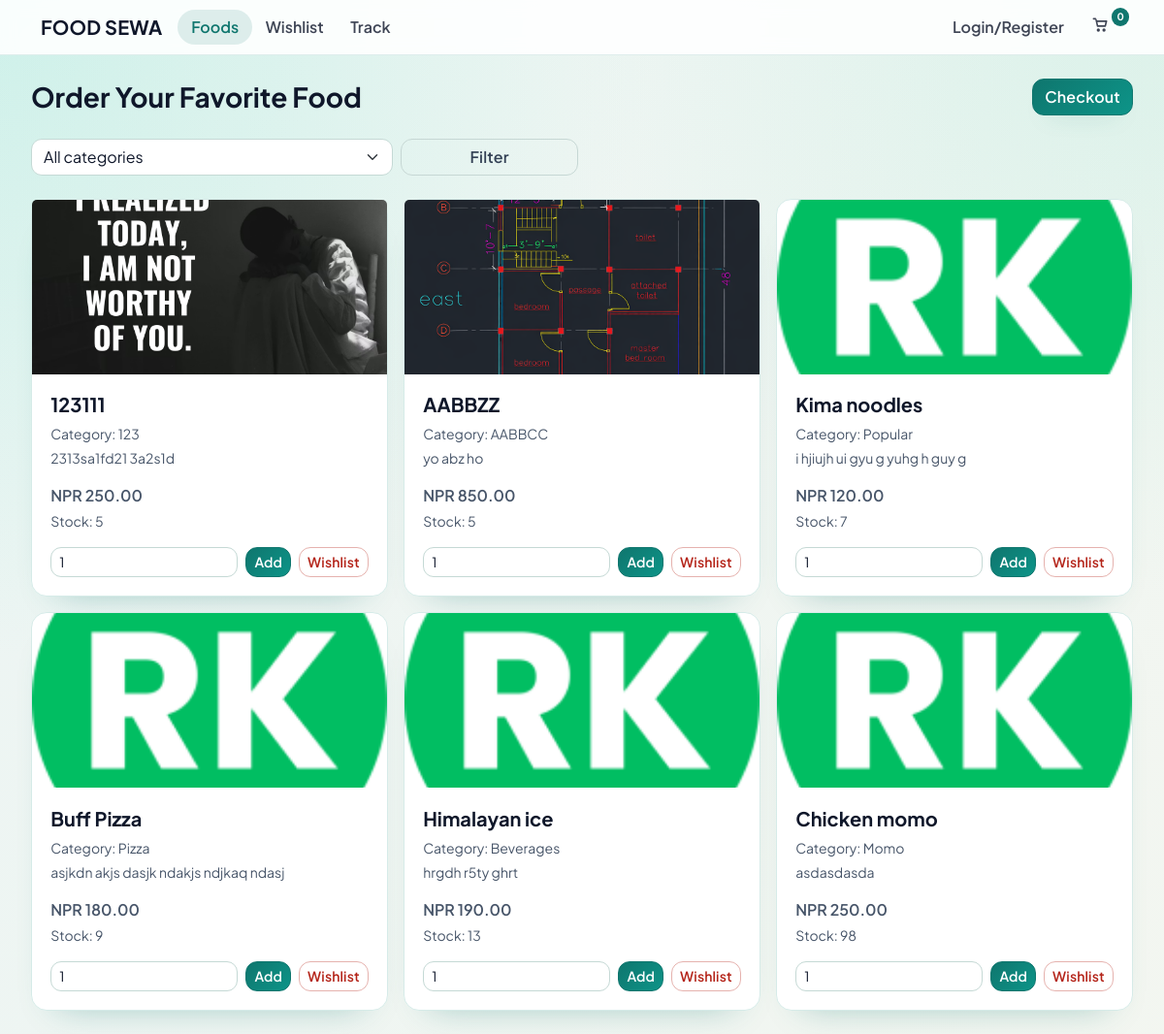
The page / on the database its author committed.
### tables this page shows
CREATE TABLE `foods` (
  `id` bigint UNSIGNED NOT NULL,
  `category_id` bigint UNSIGNED NOT NULL,
  `name` varchar(140) NOT NULL,
  `description` text,
  `price` decimal(10,2) NOT NULL,
  `stock_qty` int NOT NULL DEFAULT '0',
  `image_path` varchar(255) DEFAULT NULL,
  `status` enum('ACTIVE','DISABLED') NOT NULL DEFAULT 'ACTIVE',
  `created_at` timestamp NOT NULL DEFAULT CURRENT_TIMESTAMP
);

CREATE TABLE `categories` (
  `id` bigint UNSIGNED NOT NULL,
  `name` varchar(120) NOT NULL,
  `status` enum('ACTIVE','DISABLED') NOT NULL DEFAULT 'ACTIVE',
  `created_at` timestamp NOT NULL DEFAULT CURRENT_TIMESTAMP
);

### components/helpers.php (called while the page is built, shortened)
<?php
if (!function_exists('base_url')) {
    function base_url(string $path = ''): string
    {
        $normalized = '/' . ltrim($path, '/');
        return APP_BASE_URL . $normalized;
    }
}
if (!function_exists('e')) {
    function e(?string $value): string
    {
        return htmlspecialchars((string) $value, ENT_QUOTES | ENT_SUBSTITUTE, 'UTF-8');
    }
}
if (!function_exists('guest_cookie_options')) {
    function guest_cookie_options(int $days = 30): array
    {
        $secure = (!empty($_SERVER['HTTPS']) && $_SERVER['HTTPS'] !== 'off');
        return [
            'expires' => time() + ($days * 86400),
            'path' => '/',
            'secure' => $secure,
            'httponly' => true,
            'samesite' => 'Lax',
        ];
    }
}
if (!function_exists('money')) {
    function money(float $amount): string
    {
        return number_format($amount, 2, '.', '');
    }
}

### components/guards.php (called while the page is built, shortened)
<?php
if (!function_exists('current_user')) {
    function current_user(): ?array
    {
        $userId = (int) ($_SESSION['user_id'] ?? 0);
        if ($userId <= 0) {
            return null;
        }
        $stmt = db()->prepare('SELECT id, full_name, email, phone, status, created_at FROM users WHERE id = ? LIMIT 1');
        $stmt->bind_param('i', $userId);
        $stmt->execute();
        $result = $stmt->get_result()->fetch_assoc();
        return $result ?: null;
    }
}

### components/functions.php (called while the page is built, shortened)
<?php
if (!function_exists('ensure_guest_session_id')) {
    function ensure_guest_session_id(): string
    {
        $current = $_COOKIE['guest_session_id'] ?? '';
        $guestId = bin2hex(random_bytes(16));
        return $guestId;
    }
}
if (!function_exists('actor_context')) {
    function actor_context(): array
    {
        $userId = (int) ($_SESSION['user_id'] ?? 0);
        return ['user_id' => null, 'session_id' => ensure_guest_session_id()];
    }
}
if (!function_exists('get_cart_items')) {
    function get_cart_items(?int $userId, ?string $sessionId): array
    {
        if ($userId) {
            $stmt = db()->prepare('SELECT ci.id, ci.cart_id, ci.food_id, ci.qty, ci.price_snapshot, f.name, f.image_path, f.status, f.stock_qty
                FROM carts c
                INNER JOIN cart_items ci ON ci.cart_id = c.id
                INNER JOIN foods f ON f.id = ci.food_id
                WHERE c.user_id = ?
                ORDER BY ci.id DESC');
            $stmt->bind_param('i', $userId);
        } else {
            $stmt = db()->prepare('SELECT ci.id, ci.cart_id, ci.food_id, ci.qty, ci.price_snapshot, f.name, f.image_path, f.status, f.stock_qty
                FROM carts c
                INNER JOIN cart_items ci ON ci.cart_id = c.id
                INNER JOIN foods f ON f.id = ci.food_id
                WHERE c.session_id = ?
                ORDER BY ci.id DESC');
            $stmt->bind_param('s', $sessionId);
        }
        $stmt->execute();
        return $stmt->get_result()->fetch_all(MYSQLI_ASSOC);
    }
}
if (!function_exists('cart_summary')) {
    function cart_summary(?int $userId, ?string $sessionId): array
    {
        $items = get_cart_items($userId, $sessionId);
        $subtotal = 0.0;
        $count = 0;
        return [
            'items' => $items,
            'subtotal' => $subtotal,
            'count' => $count,
        ];
    }
}
if (!function_exists('active_foods')) {
    function active_foods(?int $categoryId = null): array
    {
        if ($categoryId) {
            $stmt = db()->prepare('SELECT f.id, f.name, f.description, f.price, f.stock_qty, f.image_path, c.name AS category_name
                FROM foods f
                INNER JOIN categories c ON c.id = f.category_id
                WHERE f.status = ? AND c.status = ? AND f.category_id = ?
                ORDER BY f.id DESC');
            $activeA = 'ACTIVE';
            $activeB = 'ACTIVE';
            $stmt->bind_param('ssi', $activeA, $activeB, $categoryId);
        } else {
            $stmt = db()->prepare('SELECT f.id, f.name, f.description, f.price, f.stock_qty, f.image_path, c.name AS category_name
                FROM foods f
                INNER JOIN categories c ON c.id = f.category_id
                WHERE f.status = ? AND c.status = ?
                ORDER BY f.id DESC');
            $activeA = 'ACTIVE';
            $activeB = 'ACTIVE';
            $stmt->bind_param('ss', $activeA, $activeB);
        }
        $stmt->execute();
        return $stmt->get_result()->fetch_all(MYSQLI_ASSOC);
    }
}

### components/db.php (called while the page is built, shortened)
<?php
if (!function_exists('db')) {
    function db(): mysqli
    {
        static $connection = null;
        if ($connection instanceof mysqli) {
            return $connection;
        }
        $connection = new mysqli(DB_HOST, DB_USER, DB_PASS, DB_NAME, DB_PORT);
        $connection->set_charset('utf8mb4');
        return $connection;
    }
}

### index.php (the view, shortened to what this page needs)
<?php
$categoryId = isset($_GET['category']) ? (int) $_GET['category'] : null;
$foods = active_foods($categoryId ?: null);
require __DIR__ . '/user/header.php';
?>
<div class="d-flex justify-content-between align-items-center mb-4">
    <h1 class="h3 mb-0">Order Your Favorite Food</h1>
    <a href="<?= e(base_url('/user/checkout.php')) ?>" class="btn btn-primary">Checkout</a>
</div>
<form method="get" class="row g-2 mb-4">
    <div class="col-md-4">
        <select name="category" class="form-select">
            <option value="">All categories</option>
        </select>
    </div>
    <div class="col-md-2">
        <button class="btn btn-outline-secondary w-100">Filter</button>
    </div>
</form>
<div class="row g-3">
    <?php foreach ($foods as $food): ?>
        <div class="col-md-4">
            <div class="card h-100">
                <?php if (!empty($food['image_path'])): ?>
                    <img src="<?= e(base_url('/uploads/foods/' . $food['image_path'])) ?>" class="card-img-top" style="height:180px;object-fit:cover;" alt="food">
                <?php endif; ?>
                <div class="card-body d-flex flex-column">
                    <h5 class="card-title"><?= e($food['name']) ?></h5>
                    <p class="small text-muted mb-1">Category: <?= e($food['category_name']) ?></p>
                    <p class="small"><?= e((string) $food['description']) ?></p>
                    <p class="fw-semibold mb-1">NPR <?= e(money((float) $food['price'])) ?></p>
                    <p class="text-muted small mb-3">Stock: <?= (int) $food['stock_qty'] ?></p>
                    <div class="mt-auto d-flex gap-2">
                        <form method="post" class="d-flex gap-2 flex-grow-1">
                            <input type="number" class="form-control form-control-sm" min="1" value="1" name="qty">
                            <button class="btn btn-sm btn-primary">Add</button>
                        </form>
                        <form method="post">
                            <button class="btn btn-sm btn-outline-danger">Wishlist</button>
                        </form>
                    </div>
                </div>
            </div>
        </div>
    <?php endforeach; ?>
</div>
</main>
</body>
</html>

### user/header.php (shortened to what this page needs)
<?php
$user = current_user();
$actor = actor_context();
$summary = cart_summary($actor['user_id'], $actor['session_id']);
$currentPath = basename((string) ($_SERVER['PHP_SELF'] ?? ''));
$isActive = static function (array $paths) use ($currentPath): string {
    return in_array($currentPath, $paths, true) ? 'active' : '';
};
?>
<!doctype html>
<html lang="en">
<head>
    <link href="https://cdn.jsdelivr.net/npm/bootstrap@5.3.3/dist/css/bootstrap.min.css" rel="stylesheet">
    <link href="<?= e(base_url('/assets/css/user-theme.css')) ?>" rel="stylesheet">
</head>
<body class="user-app">
<nav class="navbar navbar-expand-lg user-navbar">
    <div class="container">
        <a class="navbar-brand fw-bold" href="<?= e(base_url('/index.php')) ?>">FOOD SEWA</a>
        <div class="collapse navbar-collapse" id="topNav">
            <ul class="navbar-nav me-auto mb-2 mb-lg-0">
                <li class="nav-item"><a class="nav-link <?= e($isActive(['index.php', 'foods.php'])) ?>" href="<?= e(base_url('/user/foods.php')) ?>">Foods</a></li>
                <li class="nav-item"><a class="nav-link <?= e($isActive(['wishlist.php'])) ?>" href="<?= e(base_url('/user/wishlist.php')) ?>">Wishlist</a></li>
                <li class="nav-item"><a class="nav-link <?= e($isActive(['track.php'])) ?>" href="<?= e(base_url('/track.php')) ?>">Track</a></li>
            </ul>
            <ul class="navbar-nav ms-auto">
                <?php if ($user): ?>
                    <li class="nav-item"><a class="nav-link <?= e($isActive(['dashboard.php', 'order.php', 'coupons.php', 'addresses.php', 'profile.php', 'support.php'])) ?>" href="<?= e(base_url('/user/dashboard.php')) ?>">My Account</a></li>
                    <li class="nav-item">
                        <form method="post" action="<?= e(base_url('/user/logout.php')) ?>" class="d-inline">
                            <?= csrf_field() ?>
                            <button type="submit" class="nav-link nav-logout border-0 bg-transparent p-0">Logout</button>
                        </form>
                    </li>
                <?php else: ?>
                    <li class="nav-item"><a class="nav-link <?= e($isActive(['auth.php'])) ?>" href="<?= e(base_url('/user/auth.php')) ?>">Login/Register</a></li>
                <?php endif; ?>
                <li class="nav-item">
                    <button
                        type="button"
                        class="nav-link fm-cart-icon-btn"
                        data-bs-toggle="offcanvas"
                        data-bs-target="#fmCartDrawer"
                        aria-controls="fmCartDrawer"
                        aria-label="Open cart"
                    >
                        <span class="fm-count"><?= (int) $summary['count'] ?></span>
                    </button>
                </li>
            </ul>
        </div>
    </div>
</nav>
<main class="container py-4 user-main">

### assets/css/user-theme.css (style rules this page uses)
:root { --fm-user-primary: #0f766e; --fm-user-primary-soft: #ccfbf1; --fm-user-accent: #f59e0b; --fm-user-text: #0f172a; --fm-user-muted: #475569; --fm-user-bg: #f3f9f8; --fm-user-surface: #ffffff; --fm-user-border: #d6ebe8; --fm-user-shadow: 0 20px 35px -28px rgba(15, 118, 110, 0.45); }
body.user-app { --bs-primary: var(--fm-user-primary); --bs-primary-rgb: 15, 118, 110; --bs-body-color: var(--fm-user-text); --bs-body-bg: var(--fm-user-bg); --bs-border-color: var(--fm-user-border); position: relative; font-family: "Plus Jakarta Sans", sans-serif; background: radial-gradient(circle at 0% 0%, #d4f5ee 0, transparent 42%), radial-gradient(circle at 100% 0%, #ddf5f0 0, transparent 38%), var(--fm-user-bg); color: var(--fm-user-text); }
body.user-app::before { content: ""; position: fixed; inset: 0; background-image: linear-gradient(120deg, rgba(15, 118, 110, 0.03), rgba(245, 158, 11, 0.03)); pointer-events: none; z-index: -1; }
.user-app .user-navbar { position: sticky; top: 0; z-index: 1040; background: rgba(255, 255, 255, 0.88); border-bottom: 1px solid rgba(15, 118, 110, 0.12); backdrop-filter: blur(8px); }
.user-app .navbar-brand { font-weight: 700; letter-spacing: 0.01em; color: var(--fm-user-text); }
.user-app .navbar-nav .nav-link { display: inline-flex; align-items: center; gap: 0.5rem; color: #0f172acc; font-weight: 600; border-radius: 999px; padding: 0.38rem 0.86rem; transition: all 0.2s ease; }
.user-app .navbar-nav .nav-link:hover, .user-app .navbar-nav .nav-link.active { color: var(--fm-user-primary); background: rgba(15, 118, 110, 0.12); }
.user-app .fm-cart-icon-btn { position: relative; border: 0; background: transparent; }
.user-app .fm-cart-icon-btn .fm-count { position: absolute; top: -0.1rem; right: -0.4rem; min-width: 1.15rem; height: 1.15rem; font-size: 0.64rem; }
.user-app .fm-count { display: inline-flex; align-items: center; justify-content: center; min-width: 1.35rem; height: 1.35rem; border-radius: 999px; background: var(--fm-user-primary); color: #fff; font-size: 0.72rem; font-weight: 700; line-height: 1; }
.user-app .user-main { max-width: 1160px; }
.user-app h1, .user-app h2, .user-app h3, .user-app h4, .user-app h5, .user-app h6 { color: var(--fm-user-text); font-weight: 700; }
.user-app p, .user-app small, .user-app .text-muted { color: var(--fm-user-muted) !important; }
.user-app .card, .user-app .modal-content { border-radius: 16px; border: 1px solid var(--fm-user-border); background: var(--fm-user-surface); box-shadow: var(--fm-user-shadow); }
.user-app .card .card-body, .user-app .modal-content .modal-body { padding: 1.2rem; }
.user-app .card, .user-app .alert { animation: fmUserFadeUp 0.42s ease both; }
.user-app .btn { border-radius: 12px; font-weight: 600; letter-spacing: 0.01em; }
.user-app .btn-primary { border-color: var(--fm-user-primary); background: linear-gradient(135deg, #0f766e, #0d9488); box-shadow: 0 12px 24px -18px rgba(15, 118, 110, 0.9); }
.user-app .btn-outline-danger { border-color: rgba(180, 35, 24, 0.35); color: #b42318; }
.user-app .btn-outline-secondary { border-color: #c6d7d4; color: #334155; }
.user-app .form-control, .user-app .form-select { border-color: #c5d9d5; border-radius: 11px; color: var(--fm-user-text); background-color: #fff; }

### rows shown on the page
foods: image_path (picture), name "123111", category.name "123", description "2313sa1fd21 3a2s1d", price "250.00", stock_qty "5"
foods: image_path (picture), name "AABBZZ", category.name "AABBCC", description "yo abz ho", price "850.00", stock_qty "5"
foods: image_path (picture), name "Kima noodles", category.name "Popular", description "i hjiujh ui gyu g yuhg h guy g", price "120.00", stock_qty "7"
foods: image_path (picture), name "Buff Pizza", category.name "Pizza", description "asjkdn akjs dasjk ndakjs ndjkaq ndasj", price "180.00", stock_qty "9"
foods: image_path (picture), name "Himalayan ice", category.name "Beverages", description "hrgdh r5ty ghrt", price "190.00", stock_qty "13"
foods: image_path (picture), name "Chicken momo", category.name "Momo", description "asdasdasda", price "250.00", stock_qty "98"

### other values the page prints
$summary['count'] "0"
